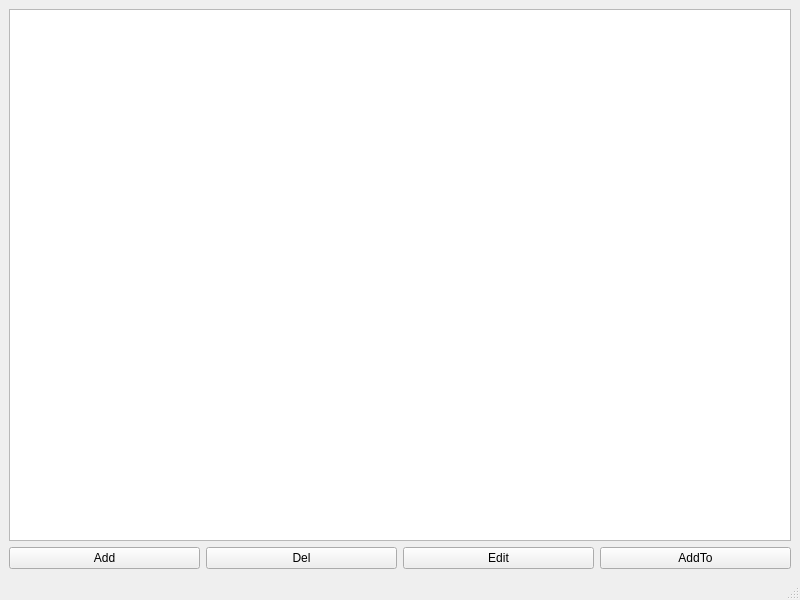
<?xml version="1.0" encoding="UTF-8"?>
<ui version="4.0">
 <class>MainWindow</class>
 <widget class="QMainWindow" name="MainWindow">
  <property name="geometry">
   <rect>
    <x>0</x>
    <y>0</y>
    <width>800</width>
    <height>600</height>
   </rect>
  </property>
  <property name="windowTitle">
   <string>MainWindow</string>
  </property>
  <widget class="QWidget" name="centralwidget">
   <layout class="QGridLayout" name="gridLayout">
    <item row="0" column="0">
     <widget class="QTableView" name="tableView">
      <attribute name="horizontalHeaderVisible">
       <bool>true</bool>
      </attribute>
      <attribute name="horizontalHeaderCascadingSectionResizes">
       <bool>false</bool>
      </attribute>
      <attribute name="horizontalHeaderMinimumSectionSize">
       <number>250</number>
      </attribute>
      <attribute name="horizontalHeaderDefaultSectionSize">
       <number>250</number>
      </attribute>
      <attribute name="horizontalHeaderHighlightSections">
       <bool>false</bool>
      </attribute>
      <attribute name="horizontalHeaderShowSortIndicator" stdset="0">
       <bool>false</bool>
      </attribute>
      <attribute name="horizontalHeaderStretchLastSection">
       <bool>true</bool>
      </attribute>
      <attribute name="verticalHeaderShowSortIndicator" stdset="0">
       <bool>true</bool>
      </attribute>
      <attribute name="verticalHeaderStretchLastSection">
       <bool>false</bool>
      </attribute>
     </widget>
    </item>
    <item row="1" column="0">
     <layout class="QHBoxLayout" name="horizontalLayout">
      <item>
       <widget class="QPushButton" name="pushButton">
        <property name="text">
         <string>Add</string>
        </property>
       </widget>
      </item>
      <item>
       <widget class="QPushButton" name="pushButton_2">
        <property name="text">
         <string>Del</string>
        </property>
       </widget>
      </item>
      <item>
       <widget class="QPushButton" name="pushButton_3">
        <property name="text">
         <string>Edit</string>
        </property>
       </widget>
      </item>
      <item>
       <widget class="QPushButton" name="pushButton_4">
        <property name="text">
         <string>AddTo</string>
        </property>
       </widget>
      </item>
     </layout>
    </item>
   </layout>
  </widget>
  <widget class="QMenuBar" name="menubar">
   <property name="geometry">
    <rect>
     <x>0</x>
     <y>0</y>
     <width>800</width>
     <height>21</height>
    </rect>
   </property>
  </widget>
  <widget class="QStatusBar" name="statusbar"/>
 </widget>
 <resources/>
 <connections/>
</ui>
